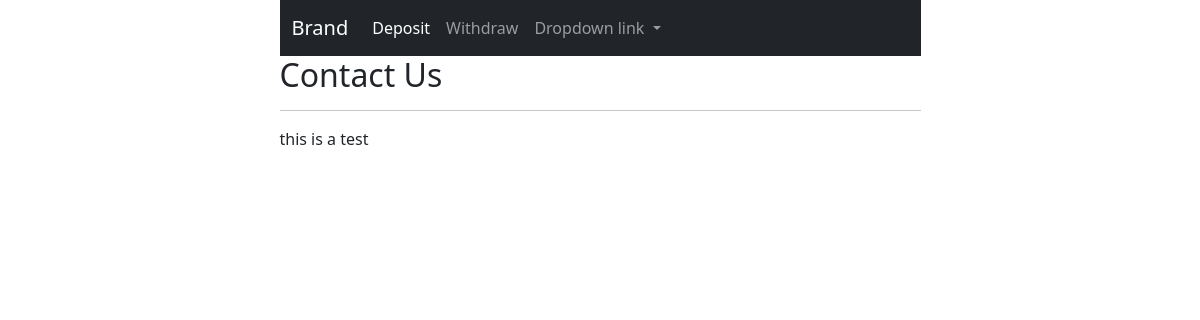
Before: /contact with the older database file.
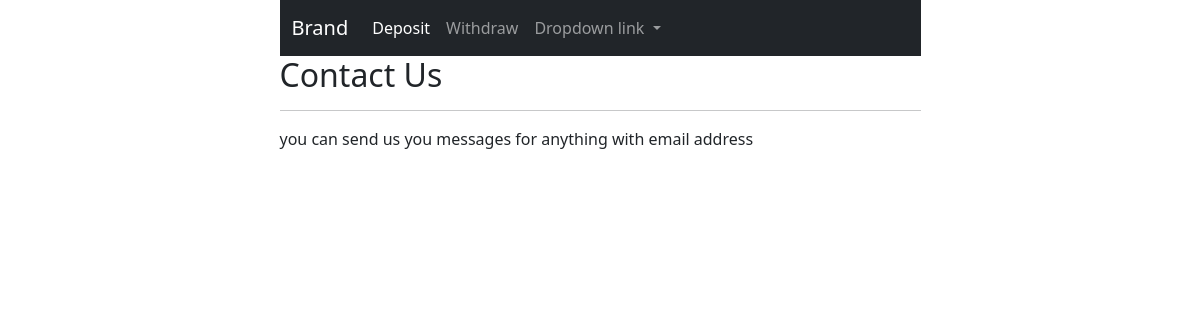
After: the same page with the newer database file.
### core/models.py (models this page shows, shortened)
class Contact(models.Model):
    title = models.CharField(max_length=512)
    content = HTMLField()

### core/views.py (the view)
# urls.py: path('contact', contact, name='contact'),
def contact(request):
    contact = Contact.objects.all().first()
    context = {
        'contact': contact
    }
    return render(request, 'core/contact.html', context)

### templates/core/contact.html (shortened to what this page needs)
{% extends 'shared/base.html' %}
{% load widget_tweaks %}
{% block content %}
    <h2>{{ contact.title }}</h2>
    <hr>
    {{ contact.content|safe }}
{% endblock %}

Changed rows visible on the page:
changed Contact "Contact Us": content "this is a test" → "you can send us you messages for anything with email address"
